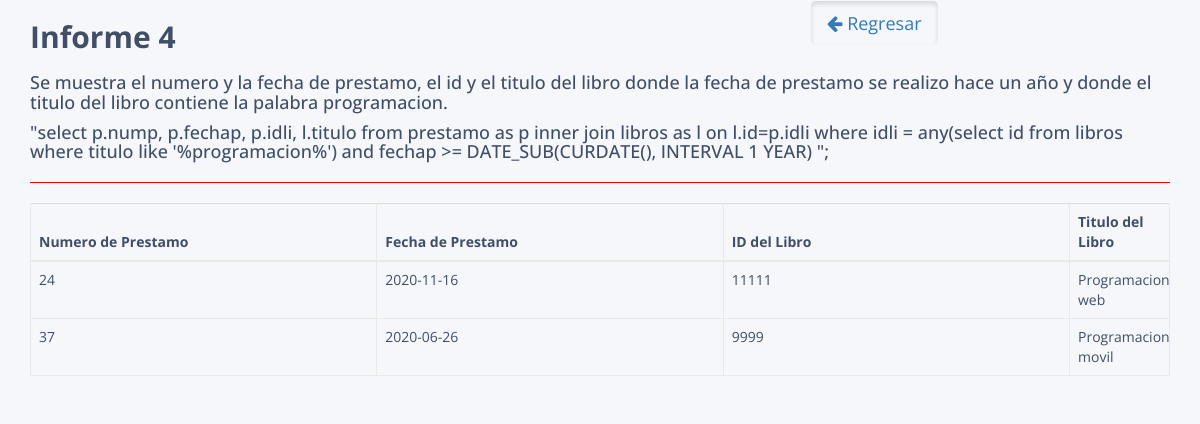
Page /informe4.php on the committed database.
### tables this page shows
CREATE TABLE `prestamo` (
  `nump` int(8) NOT NULL,
  `idcl` int(11) DEFAULT NULL,
  `idli` int(20) DEFAULT NULL,
  `fechap` date NOT NULL,
  `fechad` date DEFAULT NULL
);

CREATE TABLE `libros` (
  `id` int(20) NOT NULL,
  `titulo` varchar(40) NOT NULL,
  `autor` varchar(20) DEFAULT 'Desconocido'
);

### database.php (called while the page is built, shortened)
<?php
	class Database{
		private $con;
		private $dbhost="localhost";
		private $dbuser="root";
		private $dbpass="";
		private $dbname="clientecp";
		public function connect_db(){
			$this->con = mysqli_connect($this->dbhost, $this->dbuser, $this->dbpass, $this->dbname);
		}
		public function readInforme4(){
			$sql = "select p.nump, p.fechap, p.idli, l.titulo from prestamo as p inner join libros as l on l.id=p.idli  where idli = any(select id from libros where titulo like '%programacion%')
			and fechap >= DATE_SUB(CURDATE(), INTERVAL 1 YEAR) ";
			$res = mysqli_query($this->con, $sql);
			return $res;
		}
	}
?>

### informe4.php (the view, shortened to what this page needs)
<!DOCTYPE html>
<html lang="en">
<head>
<link rel="stylesheet" href="https://maxcdn.bootstrapcdn.com/font-awesome/4.7.0/css/font-awesome.min.css">
<link rel="stylesheet" href="https://maxcdn.bootstrapcdn.com/bootstrap/3.3.7/css/bootstrap.min.css">
<link rel="stylesheet" href="css/custom.css">
</head>
<body>
    <div class="container">
                <div class="row">
                    <div class="col-sm-8"><h2><b>Informe 4</b></h2></div>
                    <div class="col-sm-4">
                    <a href="informes.php" class="btn btn-secondary btn-lg active"><i class="fa fa-arrow-left"></i> Regresar</a>
                    </div>
                </div>
                <h4>Se muestra el numero y  la fecha de prestamo, el id y el titulo del libro donde la fecha de prestamo se realizo hace un año y donde el titulo del libro contiene la palabra programacion.</h4>
       <h4> "select p.nump, p.fechap, p.idli, l.titulo from prestamo as p inner join libros as l on l.id=p.idli  where idli = any(select id from libros where titulo like '%programacion%')
			and fechap >= DATE_SUB(CURDATE(), INTERVAL 1 YEAR) ";</h4>
<hr style="border-color:red;">
            <table class="table table-bordered">
                <thead>
                    <tr>
                        <th>Numero de Prestamo</th>
                        <th>Fecha de Prestamo</th>
                        <th>ID del Libro</th>
                        <th>Titulo del Libro</th>
                    </tr>
                </thead>
				<?php
				include ('database.php');
				$informe4 = new Database();
				$listado=$informe4->readInforme4();
				?>
                <tbody>
				<?php
					while ($row=mysqli_fetch_object($listado)){
                        $nump =$row->nump;
                        $fechap=$row->fechap;
                        $idli=$row->idli;
                        $titulo=$row->titulo;
				?>
					<tr>
                    <td><?php echo $nump;?></td>
                        <td><?php echo $fechap;?></td>
                        <td><?php echo $idli;?></td>
                        <td><?php echo $titulo;?></td>
                    </tr>
				<?php
					}
				?>
    </div>
</body>
</html>

### css/custom.css (style rules this page uses)
body { color: #404E67; background: #F5F7FA; font-family: 'Open Sans', sans-serif; }
table.table { table-layout: fixed; }
table.table tr th, table.table tr td { border-color: #e9e9e9; }
table.table th:last-child { width: 100px; }

### rows in the picture
prestamo: nump "24", fechap "2020-11-16", idli "11111", idli.titulo "Programacion web"
prestamo: nump "37", fechap "2020-06-26", idli "9999", idli.titulo "Programacion movil"
